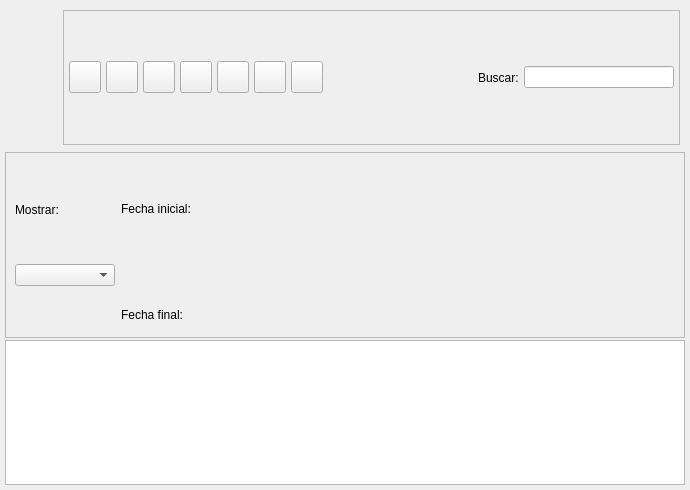
<ui version="4.0" >
 <author>Tomeu Borras Riera</author>
 <class>AlmacenesListBase</class>
 <widget class="QWidget" name="AlmacenesListBase" >
  <property name="enabled" >
   <bool>true</bool>
  </property>
  <property name="geometry" >
   <rect>
    <x>0</x>
    <y>0</y>
    <width>690</width>
    <height>490</height>
   </rect>
  </property>
  <property name="windowTitle" >
   <string>Almacenes</string>
  </property>
  <property name="windowIcon" >
   <iconset resource="../../../bulmages.qrc" >:/Bulmafact48x48/images/png/48x48/i_bulmages_ventas_presupuestos_listado.48x48.png</iconset>
  </property>
  <layout class="QVBoxLayout" >
   <property name="margin" >
    <number>5</number>
   </property>
   <property name="spacing" >
    <number>2</number>
   </property>
   <item>
    <layout class="QHBoxLayout" >
     <property name="margin" >
      <number>5</number>
     </property>
     <property name="spacing" >
      <number>5</number>
     </property>
     <item>
      <widget class="QLabel" name="label" >
       <property name="minimumSize" >
        <size>
         <width>48</width>
         <height>48</height>
        </size>
       </property>
       <property name="maximumSize" >
        <size>
         <width>48</width>
         <height>48</height>
        </size>
       </property>
       <property name="text" >
        <string/>
       </property>
       <property name="pixmap" >
        <pixmap resource="../../../bulmages.qrc" >:/Bulmafact48x48/images/png/48x48/i_bulmages_almacen_listado.48x48.png</pixmap>
       </property>
      </widget>
     </item>
     <item>
      <widget class="QFrame" name="m_botonera" >
       <property name="frameShape" >
        <enum>QFrame::StyledPanel</enum>
       </property>
       <property name="frameShadow" >
        <enum>QFrame::Raised</enum>
       </property>
       <layout class="QHBoxLayout" >
        <property name="margin" >
         <number>5</number>
        </property>
        <property name="spacing" >
         <number>5</number>
        </property>
        <item>
         <widget class="QToolButton" name="mui_crear" >
          <property name="minimumSize" >
           <size>
            <width>32</width>
            <height>32</height>
           </size>
          </property>
          <property name="maximumSize" >
           <size>
            <width>32</width>
            <height>32</height>
           </size>
          </property>
          <property name="toolTip" >
           <string>Nuevo almacen</string>
          </property>
          <property name="whatsThis" >
           <string>Nuevo almacen</string>
          </property>
          <property name="text" >
           <string/>
          </property>
          <property name="icon" >
           <iconset resource="../../../bulmages.qrc" >:/Images/document-new.svg</iconset>
          </property>
          <property name="iconSize" >
           <size>
            <width>32</width>
            <height>32</height>
           </size>
          </property>
          <property name="shortcut" >
           <string>Ctrl+N</string>
          </property>
         </widget>
        </item>
        <item>
         <widget class="QToolButton" name="mui_editar" >
          <property name="minimumSize" >
           <size>
            <width>32</width>
            <height>32</height>
           </size>
          </property>
          <property name="maximumSize" >
           <size>
            <width>32</width>
            <height>32</height>
           </size>
          </property>
          <property name="toolTip" >
           <string>Editar almacen</string>
          </property>
          <property name="whatsThis" >
           <string>Editar almacen</string>
          </property>
          <property name="text" >
           <string/>
          </property>
          <property name="icon" >
           <iconset resource="../../../bulmages.qrc" >:/Images/document-open.svg</iconset>
          </property>
          <property name="iconSize" >
           <size>
            <width>32</width>
            <height>32</height>
           </size>
          </property>
          <property name="shortcut" >
           <string>Ctrl+E</string>
          </property>
         </widget>
        </item>
        <item>
         <widget class="QToolButton" name="mui_borrar" >
          <property name="minimumSize" >
           <size>
            <width>32</width>
            <height>32</height>
           </size>
          </property>
          <property name="maximumSize" >
           <size>
            <width>32</width>
            <height>32</height>
           </size>
          </property>
          <property name="toolTip" >
           <string>Borrar almacen</string>
          </property>
          <property name="whatsThis" >
           <string>Borrar almacen</string>
          </property>
          <property name="text" >
           <string/>
          </property>
          <property name="icon" >
           <iconset resource="../../../bulmages.qrc" >:Images/edit-delete.svg</iconset>
          </property>
          <property name="iconSize" >
           <size>
            <width>32</width>
            <height>32</height>
           </size>
          </property>
          <property name="shortcut" >
           <string>Ctrl+D</string>
          </property>
         </widget>
        </item>
        <item>
         <widget class="QToolButton" name="mui_imprimir" >
          <property name="minimumSize" >
           <size>
            <width>32</width>
            <height>32</height>
           </size>
          </property>
          <property name="maximumSize" >
           <size>
            <width>32</width>
            <height>32</height>
           </size>
          </property>
          <property name="toolTip" >
           <string>Imprimir listado</string>
          </property>
          <property name="whatsThis" >
           <string>Imprimir listado</string>
          </property>
          <property name="text" >
           <string/>
          </property>
          <property name="icon" >
           <iconset resource="../../../bulmages.qrc" >:/Images/document-print.svg</iconset>
          </property>
          <property name="iconSize" >
           <size>
            <width>32</width>
            <height>32</height>
           </size>
          </property>
          <property name="shortcut" >
           <string>Ctrl+P</string>
          </property>
         </widget>
        </item>
        <item>
         <widget class="QToolButton" name="mui_filtrar" >
          <property name="minimumSize" >
           <size>
            <width>32</width>
            <height>32</height>
           </size>
          </property>
          <property name="maximumSize" >
           <size>
            <width>32</width>
            <height>32</height>
           </size>
          </property>
          <property name="toolTip" >
           <string>Filtrar pedidos</string>
          </property>
          <property name="whatsThis" >
           <string>Filtrar pedidos</string>
          </property>
          <property name="text" >
           <string/>
          </property>
          <property name="icon" >
           <iconset resource="../../../bulmages.qrc" >:/Images/edit-find.svg</iconset>
          </property>
          <property name="iconSize" >
           <size>
            <width>32</width>
            <height>32</height>
           </size>
          </property>
          <property name="checkable" >
           <bool>true</bool>
          </property>
         </widget>
        </item>
        <item>
         <widget class="QToolButton" name="mui_configurar" >
          <property name="minimumSize" >
           <size>
            <width>32</width>
            <height>32</height>
           </size>
          </property>
          <property name="maximumSize" >
           <size>
            <width>32</width>
            <height>32</height>
           </size>
          </property>
          <property name="toolTip" >
           <string>Configurar listado</string>
          </property>
          <property name="whatsThis" >
           <string>Configurar listado</string>
          </property>
          <property name="text" >
           <string/>
          </property>
          <property name="icon" >
           <iconset resource="../../../bulmages.qrc" >:/Genericos32x32/images/png/i_packageSettings.png</iconset>
          </property>
          <property name="iconSize" >
           <size>
            <width>32</width>
            <height>32</height>
           </size>
          </property>
          <property name="checkable" >
           <bool>true</bool>
          </property>
         </widget>
        </item>
        <item>
         <widget class="QToolButton" name="mui_actualizar" >
          <property name="minimumSize" >
           <size>
            <width>32</width>
            <height>32</height>
           </size>
          </property>
          <property name="maximumSize" >
           <size>
            <width>32</width>
            <height>32</height>
           </size>
          </property>
          <property name="toolTip" >
           <string>Actualizar listado</string>
          </property>
          <property name="whatsThis" >
           <string>Actualizar listado</string>
          </property>
          <property name="text" >
           <string/>
          </property>
          <property name="icon" >
           <iconset resource="../../../bulmages.qrc" >:/Genericos32x32/images/png/i_reload.png</iconset>
          </property>
          <property name="iconSize" >
           <size>
            <width>22</width>
            <height>22</height>
           </size>
          </property>
          <property name="shortcut" >
           <string>F5</string>
          </property>
         </widget>
        </item>
        <item>
         <widget class="QFrame" name="mui_plugbotones" >
          <property name="sizePolicy" >
           <sizepolicy>
            <hsizetype>0</hsizetype>
            <vsizetype>0</vsizetype>
            <horstretch>0</horstretch>
            <verstretch>0</verstretch>
           </sizepolicy>
          </property>
          <property name="frameShape" >
           <enum>QFrame::NoFrame</enum>
          </property>
          <property name="frameShadow" >
           <enum>QFrame::Plain</enum>
          </property>
          <property name="lineWidth" >
           <number>0</number>
          </property>
         </widget>
        </item>
        <item>
         <spacer>
          <property name="orientation" >
           <enum>Qt::Horizontal</enum>
          </property>
          <property name="sizeType" >
           <enum>QSizePolicy::Expanding</enum>
          </property>
          <property name="sizeHint" >
           <size>
            <width>91</width>
            <height>34</height>
           </size>
          </property>
         </spacer>
        </item>
        <item>
         <widget class="QLabel" name="textLabel1_2" >
          <property name="text" >
           <string>Buscar:</string>
          </property>
         </widget>
        </item>
        <item>
         <widget class="QLineEdit" name="m_filtro" >
          <property name="minimumSize" >
           <size>
            <width>150</width>
            <height>0</height>
           </size>
          </property>
         </widget>
        </item>
       </layout>
      </widget>
     </item>
    </layout>
   </item>
   <item>
    <widget class="QFrame" name="m_busqueda" >
     <property name="sizePolicy" >
      <sizepolicy>
       <hsizetype>7</hsizetype>
       <vsizetype>0</vsizetype>
       <horstretch>0</horstretch>
       <verstretch>0</verstretch>
      </sizepolicy>
     </property>
     <property name="frameShape" >
      <enum>QFrame::StyledPanel</enum>
     </property>
     <property name="frameShadow" >
      <enum>QFrame::Raised</enum>
     </property>
     <layout class="QGridLayout" >
      <property name="margin" >
       <number>9</number>
      </property>
      <property name="spacing" >
       <number>6</number>
      </property>
      <item rowspan="2" row="1" column="2" >
       <widget class="BusquedaCliente" native="1" name="m_cliente" >
        <property name="sizePolicy" >
         <sizepolicy>
          <hsizetype>7</hsizetype>
          <vsizetype>0</vsizetype>
          <horstretch>0</horstretch>
          <verstretch>0</verstretch>
         </sizepolicy>
        </property>
        <property name="minimumSize" >
         <size>
          <width>0</width>
          <height>80</height>
         </size>
        </property>
        <property name="maximumSize" >
         <size>
          <width>16777215</width>
          <height>16777215</height>
         </size>
        </property>
        <property name="autoFillBackground" >
         <bool>false</bool>
        </property>
       </widget>
      </item>
      <item row="0" column="2" >
       <widget class="BusquedaArticulo" native="1" name="m_articulo" >
        <property name="sizePolicy" >
         <sizepolicy>
          <hsizetype>7</hsizetype>
          <vsizetype>0</vsizetype>
          <horstretch>0</horstretch>
          <verstretch>0</verstretch>
         </sizepolicy>
        </property>
        <property name="minimumSize" >
         <size>
          <width>0</width>
          <height>80</height>
         </size>
        </property>
        <property name="maximumSize" >
         <size>
          <width>16777215</width>
          <height>16777215</height>
         </size>
        </property>
       </widget>
      </item>
      <item rowspan="3" row="0" column="0" >
       <layout class="QVBoxLayout" >
        <property name="margin" >
         <number>0</number>
        </property>
        <property name="spacing" >
         <number>6</number>
        </property>
        <item>
         <widget class="QLabel" name="label_2" >
          <property name="sizePolicy" >
           <sizepolicy>
            <hsizetype>0</hsizetype>
            <vsizetype>0</vsizetype>
            <horstretch>0</horstretch>
            <verstretch>0</verstretch>
           </sizepolicy>
          </property>
          <property name="text" >
           <string>Mostrar:</string>
          </property>
          <property name="alignment" >
           <set>Qt::AlignLeading|Qt::AlignLeft|Qt::AlignVCenter</set>
          </property>
          <property name="buddy" >
           <cstring>mui_procesada</cstring>
          </property>
         </widget>
        </item>
        <item>
         <widget class="QComboBox" name="mui_procesada" >
          <property name="sizePolicy" >
           <sizepolicy>
            <hsizetype>0</hsizetype>
            <vsizetype>0</vsizetype>
            <horstretch>0</horstretch>
            <verstretch>0</verstretch>
           </sizepolicy>
          </property>
          <property name="minimumSize" >
           <size>
            <width>100</width>
            <height>0</height>
           </size>
          </property>
          <property name="maximumSize" >
           <size>
            <width>200</width>
            <height>16777215</height>
           </size>
          </property>
          <property name="focusPolicy" >
           <enum>Qt::StrongFocus</enum>
          </property>
          <property name="frame" >
           <bool>true</bool>
          </property>
         </widget>
        </item>
       </layout>
      </item>
      <item rowspan="2" row="0" column="1" >
       <layout class="QVBoxLayout" >
        <property name="margin" >
         <number>0</number>
        </property>
        <property name="spacing" >
         <number>6</number>
        </property>
        <item>
         <widget class="QLabel" name="textLabel1_4" >
          <property name="sizePolicy" >
           <sizepolicy>
            <hsizetype>0</hsizetype>
            <vsizetype>0</vsizetype>
            <horstretch>0</horstretch>
            <verstretch>0</verstretch>
           </sizepolicy>
          </property>
          <property name="text" >
           <string>Fecha inicial:</string>
          </property>
         </widget>
        </item>
        <item>
         <widget class="BusquedaFecha" native="1" name="m_fechain" >
          <property name="sizePolicy" >
           <sizepolicy>
            <hsizetype>0</hsizetype>
            <vsizetype>0</vsizetype>
            <horstretch>0</horstretch>
            <verstretch>0</verstretch>
           </sizepolicy>
          </property>
          <property name="minimumSize" >
           <size>
            <width>150</width>
            <height>0</height>
           </size>
          </property>
         </widget>
        </item>
       </layout>
      </item>
      <item row="2" column="1" >
       <layout class="QVBoxLayout" >
        <property name="margin" >
         <number>0</number>
        </property>
        <property name="spacing" >
         <number>6</number>
        </property>
        <item>
         <widget class="QLabel" name="textLabel1_4_2" >
          <property name="sizePolicy" >
           <sizepolicy>
            <hsizetype>0</hsizetype>
            <vsizetype>0</vsizetype>
            <horstretch>0</horstretch>
            <verstretch>0</verstretch>
           </sizepolicy>
          </property>
          <property name="text" >
           <string>Fecha final:</string>
          </property>
         </widget>
        </item>
        <item>
         <widget class="BusquedaFecha" native="1" name="m_fechafin" >
          <property name="sizePolicy" >
           <sizepolicy>
            <hsizetype>0</hsizetype>
            <vsizetype>0</vsizetype>
            <horstretch>0</horstretch>
            <verstretch>0</verstretch>
           </sizepolicy>
          </property>
          <property name="minimumSize" >
           <size>
            <width>150</width>
            <height>0</height>
           </size>
          </property>
         </widget>
        </item>
       </layout>
      </item>
     </layout>
    </widget>
   </item>
   <item>
    <widget class="SubForm3" name="mui_list" >
     <property name="sizePolicy" >
      <sizepolicy>
       <hsizetype>13</hsizetype>
       <vsizetype>13</vsizetype>
       <horstretch>0</horstretch>
       <verstretch>0</verstretch>
      </sizepolicy>
     </property>
    </widget>
   </item>
  </layout>
 </widget>
 <layoutdefault spacing="3" margin="5" />
 <customwidgets>
  <customwidget>
   <class>BusquedaArticulo</class>
   <extends>QWidget</extends>
   <header>busquedaarticulo.h</header>
  </customwidget>
  <customwidget>
   <class>SubForm3</class>
   <extends>QTableWidget</extends>
   <header>subform3.h</header>
  </customwidget>
  <customwidget>
   <class>BusquedaFecha</class>
   <extends>QWidget</extends>
   <header>../../../bulmalib/src/busquedafecha.h</header>
  </customwidget>
  <customwidget>
   <class>BusquedaCliente</class>
   <extends>QWidget</extends>
   <header>busquedacliente.h</header>
  </customwidget>
 </customwidgets>
 <resources>
  <include location="../../../bulmages.qrc" />
 </resources>
 <connections>
  <connection>
   <sender>mui_filtrar</sender>
   <signal>toggled(bool)</signal>
   <receiver>m_busqueda</receiver>
   <slot>setShown(bool)</slot>
   <hints>
    <hint type="sourcelabel" >
     <x>241</x>
     <y>40</y>
    </hint>
    <hint type="destinationlabel" >
     <x>230</x>
     <y>73</y>
    </hint>
   </hints>
  </connection>
 </connections>
</ui>
